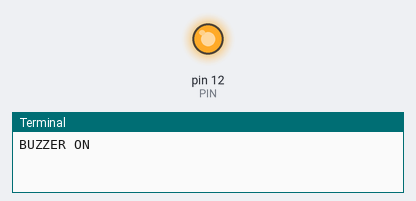
Bench run of a program on a simulated Raspberry Pi (header pin numbers). Shown: output pins drawn as LEDs (lit = HIGH), the last lines printed to the terminal.

Above: at 1.5 s.
At 3.5 s:
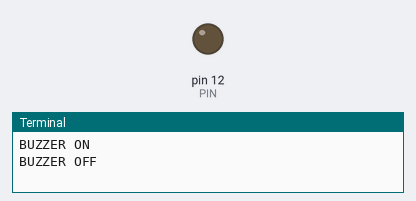
Timing chart, 0 to 5.2 s (numbered marks = the images above):
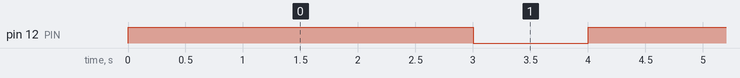

Measured:
- by itself, pin 12 (PIN): alternates HIGH for 3.0 s and LOW for 1.0 s

The program:

buzzer.py
```python
# (licence header left out)
import RPi.GPIO as GPIO
import time

PIN = 12


GPIO.setmode(GPIO.BOARD)
GPIO.setup(PIN, GPIO.OUT)

try:
	while True:
		print("BUZZER ON")
		GPIO.output(PIN, GPIO.HIGH)
		time.sleep(3)

		print("BUZZER OFF")
		GPIO.output(PIN, GPIO.LOW)
		time.sleep(1)

except KeyboardInterrupt:
	print "Exception: KeyboardInterrupt"

finally:
	GPIO.cleanup()
```
